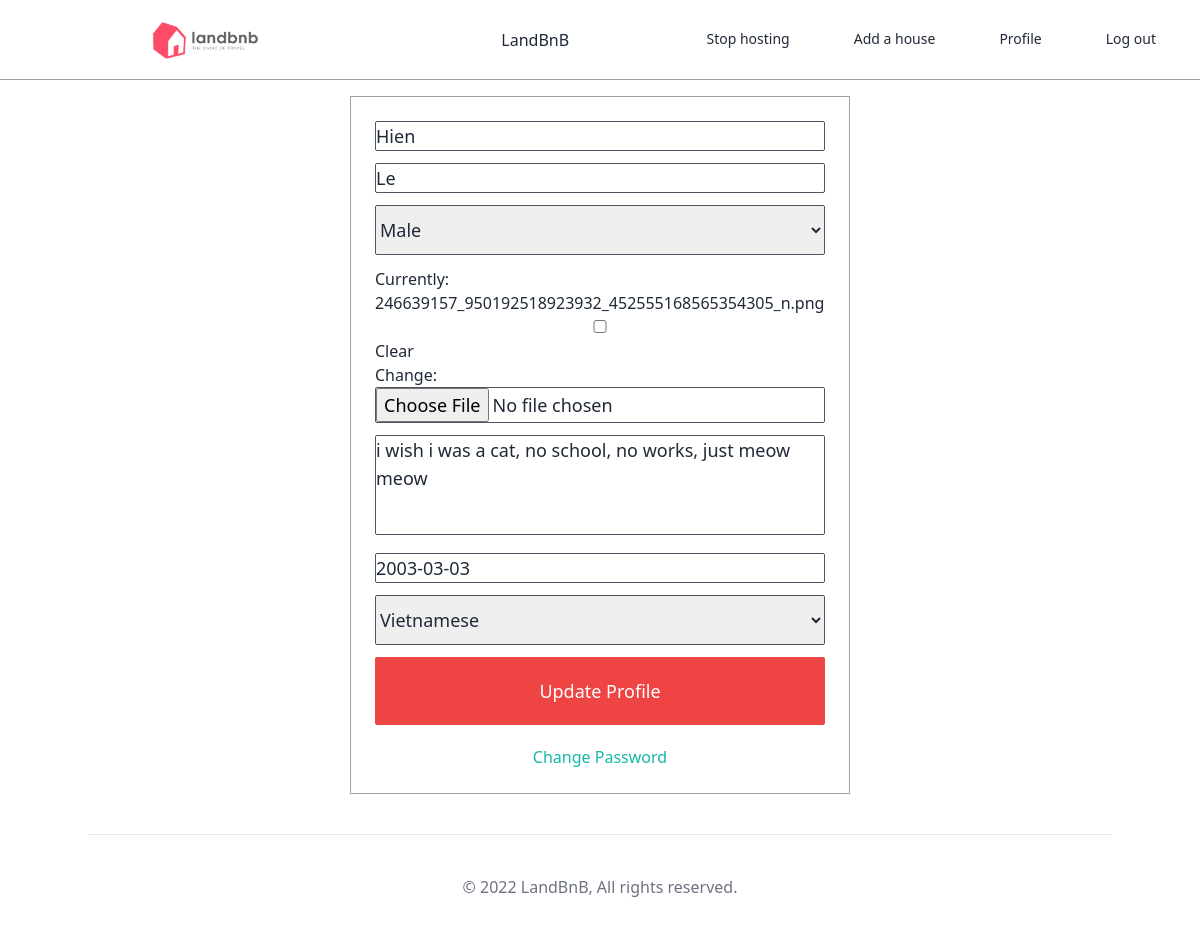
Screenshot of /users/update-profile/ (signed in) with the database file from the repository.
### users/models.py (models this page shows)
class User(AbstractUser):
    GENDER_MALE = "male"
    GENDER_FEMALE = "female"
    GENDER_CHOICES = (
        (GENDER_MALE, "Male"),
        (GENDER_FEMALE, "Female"),
    )
    LANGUAGE_ENGLISH = "en"
    LANGUAGE_VIETNAMESE = "vi"
    LANGUAGE_CHOICES = (
        (LANGUAGE_ENGLISH, "English"),
        (LANGUAGE_VIETNAMESE, "Vietnamese"),
    )
    LOGIN_EMAIL = "email"
    avatar = models.ImageField(null=True, blank=True)
    gender = models.CharField(choices=GENDER_CHOICES, max_length=10, null=True, blank=True)
    language = models.CharField(choices=LANGUAGE_CHOICES, max_length=2)
    birthday = models.DateField(null=True)
    superhost = models.BooleanField(default=False)
    bio = models.TextField(default="", blank=True)
    def get_absolute_url(self):
        return reverse("users:profile", kwargs={"pk": self.pk})
    pass

### users/views.py (the view)
# urls.py: path("update-profile/", views.UpdateProfileView.as_view(), name="update"),
class UpdateProfileView(mixin.LoggedInOnlyView, SuccessMessageMixin, UpdateView):
    model = models.User
    template_name = "users/update-profile.html"
    fields = (
        "first_name",
        "last_name",
        "gender",
        "avatar",
        "bio",
        "birthday",
        "language",
    )
    success_message = "Profile has been updated"
    def get_object(self, queryset=None):
        return self.request.user
    def get_form(self):
        form = super().get_form()
        form.fields["first_name"].widget.attrs = {"placeholder": "First name"}
        form.fields["last_name"].widget.attrs = {"placeholder": "Last name"}
        form.fields["gender"].widget.attrs = {"placeholder": "Gender"}
        form.fields["bio"].widget.attrs = {"placeholder": "bio"}
        form.fields["birthday"].widget.attrs = {"placeholder": "Birthdate"}
        form.fields["language"].widget.attrs = {"placeholder": "Language"}
        return form

### templates/users/update-profile.html (shortened to what this page needs)
{% extends "base.html" %}
{% block content %}
    <div class="container lg:w-5/12 md:w-1/2 xl:w-1/4 mx-auto my-10 flex flex-col items-center border p-6 border-gray-400">
        {% include 'mixins/auth/auth_form.html' with form=form cta="Update Profile" %}
        <div class="mt-5">
            <a href="{% url 'users:password' %}" class="text-teal-500 font-medium">Change Password</a>
        </div>
    </div>
{% endblock content %}

### templates/mixins/auth/form_input.html (shortened to what this page needs)
<div class="input w-full {% if field.errors %}has_error{% endif %}">
    {{field}}
</div>

### static/css/styles.css (style rules this page uses)
*,::after,::before { box-sizing:border-box;border-width:0;border-style:solid;border-color:#e5e7eb }
::after,::before { --tw-content:'' }
html { line-height:1.5;-webkit-text-size-adjust:100%;-moz-tab-size:4;-o-tab-size:4;tab-size:4;font-family:ui-sans-serif,system-ui,-apple-system,BlinkMacSystemFont,"Segoe UI",Roboto,"Helvetica Neue",Arial,"Noto Sans",sans-serif,"Apple Color Emoji","Segoe UI Emoji","Segoe UI Symbol","Noto Color Emoji";font-feature-settings:normal }
body { margin:0;line-height:inherit }
a { color:inherit;text-decoration:inherit }
button,input,optgroup,select,textarea { font-family:inherit;font-size:100%;line-height:inherit;color:inherit;margin:0;padding:0 }
button,select { text-transform:none }
input::placeholder,textarea::placeholder { opacity:1;color:#9ca3af }
*,::after,::before { --tw-border-spacing-x:0;--tw-border-spacing-y:0;--tw-translate-x:0;--tw-translate-y:0;--tw-rotate:0;--tw-skew-x:0;--tw-skew-y:0;--tw-scale-x:1;--tw-scale-y:1;--tw-pan-x: ;--tw-pan-y: ;--tw-pinch-zoom: ;--tw-scroll-snap-strictness:proximity;--tw-ordinal: ;--tw-slashed-zero: ;--tw-numeric-figure: ;--tw-numeric-spacing: ;--tw-numeric-fraction: ;--tw-ring-inset: ;--tw-ring-offset-width:0px;--tw-ring-offset-color:#fff;--tw-ring-color:rgb(59 130 246 / 0.5);--tw-ring-offset-shadow:0 0 #0000;--tw-ring-shadow:0 0 #0000;--tw-shadow:0 0 #0000;--tw-shadow-colored:0 0 #0000;--tw-blur: ;--tw-brightness: ;--tw-contrast: ;--tw-grayscale: ;--tw-hue-rotate: ;--tw-invert: ;--tw-saturate: ;--tw-sepia: ;--tw-drop-shadow: ;--tw-backdrop-blur: ;--tw-backdrop-brightness: ;--tw-backdrop-contrast: ;--tw-backdrop-grayscale: ;--tw-backdrop-hue-rotate: ;--tw-backdrop-invert: ;--tw-backdrop-opacity: ;--tw-backdrop-saturate: ;--tw-backdrop-sepia: }
.container { width:100% }
@media (min-width:640px) { .container { max-width:640px } }
@media (min-width:768px) { .container { max-width:768px } }
@media (min-width:1024px) { .container { max-width:1024px } }
.btn-link,.btn-link-but-blue,input,select,textarea { width:100%;font-size:1.125rem;line-height:1.75rem;font-weight:300 }
input,select,textarea { border-radius:.125rem;border-width:1px;--tw-border-opacity:1;border-color:rgb(75 85 99/var(--tw-border-opacity));text-align:left }
textarea { resize:none;height:100px }
select { height:50px }
form .input { margin-bottom:.75rem;width:100% }
.mx-auto { margin-left:auto;margin-right:auto }
.my-10 { margin-top:2.5rem;margin-bottom:2.5rem }
.mt-24 { margin-top:6rem }
.mt-5 { margin-top:1.25rem }
.flex { display:flex }
.w-full { width:100% }
.flex-col { flex-direction:column }
.items-center { align-items:center }
.border { border-width:1px }
.border-gray-400,.border-gray-700 { --tw-border-opacity:1;border-color:rgb(156 163 175/var(--tw-border-opacity)) }
.p-6 { padding:1.5rem }
.font-light { font-weight:300 }
.font-medium { font-weight:500 }
.text-gray-800 { --tw-text-opacity:1;color:rgb(31 41 55/var(--tw-text-opacity)) }
.text-gray-400,.text-teal-500 { --tw-text-opacity:1;color:rgb(20 184 166/var(--tw-text-opacity)) }
@media (min-width:768px) { .md\:w-1\/2 { width:50% } }
@media (min-width:1024px) { .lg\:w-5\/12 { width:41.666667% } }

### rows the page displays
User: form "Hien" "Le" "Male" "i wish i was a cat, no school, no works, just meow meow" "2003-03-03" "Vietnamese"

### other values shown
{{ cta }} "Update Profile"
